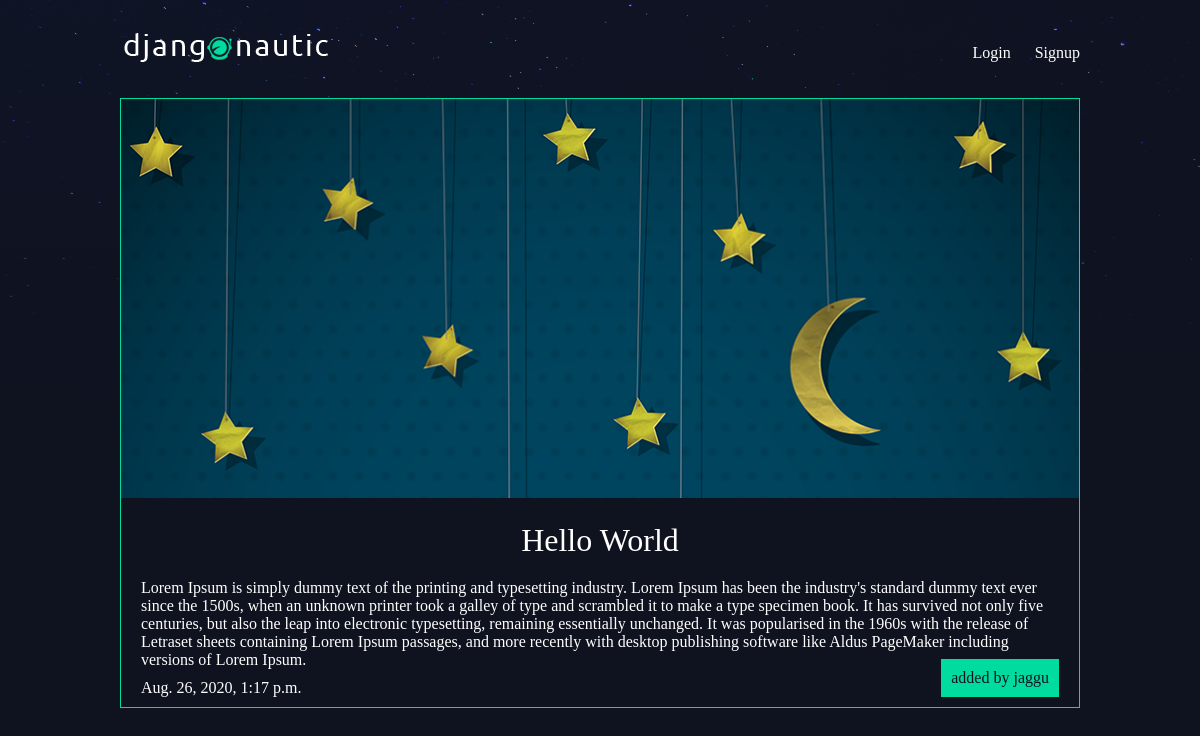
Screenshot of /articles/hello-world/ with the database file from the repository.
### articles/models.py (models this page shows, shortened)
class Articles(models.Model):
    title = models.CharField(max_length=100)
    slug = models.SlugField()
    body = models.TextField()
    date = models.DateTimeField(auto_now_add=True)
    thumb = models.ImageField(default='default.png', blank=True)
    author = models.ForeignKey(User, default=None, on_delete=models.DO_NOTHING)

### articles/views.py (the view)
# urls.py: url(r'^(?P<slug>[\w-]+)/$', views.articles_detail, name='detail')
def articles_detail(request, slug):
    article = Articles.objects.get(slug=slug)
    return render(request, 'articles/articles_detail.html', {'article': article})

### articles/templates/articles/articles_detail.html
{% extends 'base_layout.html' %}
{% block content %}
    <div class="article-detail">
        <div class="article">
            <img src="{{ article.thumb.url }}">
            <h2>{{ article.title }}</h2>
            <p>{{ article.body }}</p>
            <p>{{ article.date }}</p>
            <p class="author">added by {{ article.author }}</p>
        </div>
    </div>
{% endblock %}

### assets/style.css (style rules this page uses)
body { background-color: #0f121f; background-image: url(stars.png); background-repeat: no-repeat; color: #fff; }
body * { font-family: Ubuntu; }
h1, h2, h3, h4, h5 { font-weight: normal; margin: 0; }
.article { padding: 10px; border: 1px solid #00dba0; position: relative; padding-bottom: 40px; }
.article h2 { font-size: 1.2em; }
.article .author { padding: 10px; background: #00dba0; position: absolute; right: 0; bottom: 0; margin: 0; color: #0f121f; }
.article-detail .article { padding: 0; }
.article-detail .article img { max-width: 100%; }
.article-detail .article h2 { text-align: center; margin: 20px auto; font-size: 2em }
.article-detail .article p { margin: 10px 20px }

### rows the page displays
Articles: thumb (picture), title "Hello World", body "Lorem Ipsum is simply dummy text of the printing and typesetting industry. Lorem Ipsum has been the industry's standard dummy text ever since the 1500s, when an unknown printer took a galley of type and scrambled it to make a type specimen book. It has survived not only five centuries, but also the leap into electronic typesetting, remaining essentially unchanged. It was popularised in the 1960s with the release of Letraset sheets containing Lorem Ipsum passages, and more recently with desktop publishing software like Aldus PageMaker including versions of Lorem Ipsum.", date "Aug. 26, 2020, 1:17 p.m.", author "jaggu"
